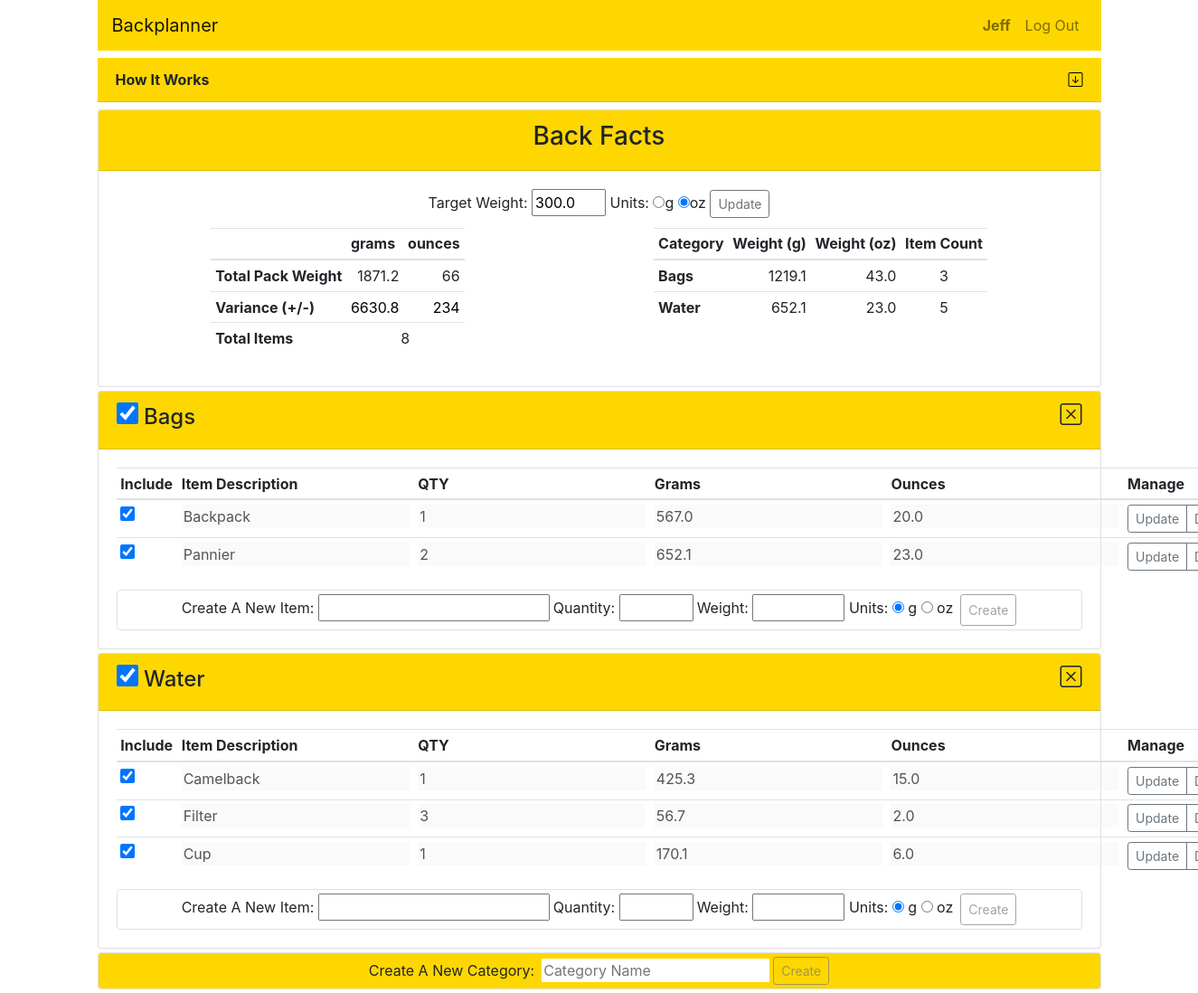
Page / (signed in) on the committed database.
### backplanner/models.py (models this page shows, shortened)
class User(AbstractUser):
    visited = models.BooleanField(default=False)
    weight = models.DecimalField(max_digits=6, decimal_places=1, default=0.0)
    units = models.CharField(max_length=6, default="grams")

class Item(models.Model):
    user = models.ForeignKey(User, on_delete=models.CASCADE)
    created = models.DateTimeField(auto_now_add=True)
    include = models.BooleanField(default=False)
    quantity = models.PositiveIntegerField(default=0)
    category = models.CharField(max_length=20)
    item = models.CharField(max_length=50)
    grams = models.DecimalField(max_digits=5, decimal_places=1, default=0.0)
    ounces = models.DecimalField(max_digits=5, decimal_places=1, default=0.0)

### backplanner/views.py (the view)
# urls.py: path('', views.index, name='index'),
def index(request):
    categories = Item.objects.filter(user=request.user.id).values_list('category', flat=True).distinct()
    items = Item.objects.filter(user=request.user.id)
    categorySubG = Item.objects.filter(user=request.user.id).values('category').annotate(total_g=Sum('grams'))
    categorySubOz = Item.objects.filter(user=request.user.id).values('category').annotate(total_oz=Sum('ounces'))
    categorySubCt = Item.objects.filter(user=request.user.id).values('category').annotate(total_ct=Sum('quantity'))
    return render(request, "index.html", {
        "categories": categories,
        "items": items,
        "grams": categorySubG,
        "ounces": categorySubOz,
        "counts": categorySubCt
    })

### backplanner/templates/index.html (shortened to what this page needs)
{% extends "layout.html" %}
{% block body %}
<div class="card my-2 rounded-0" style="border:none">
    <div class="card-header d-flex justify-content-between rounded-0" style="background-color: gold;">
        <strong>How It Works</strong>
        <a href="#howItWorksCollapse" data-toggle="collapse" role="button" aria-expanded="false" aria-controls="howItWorksCollapse"><i class="bi bi-arrow-{% if user.visited %}down{% else %}up{% endif %}-square" id="howItWorksExpand" style="color:black;"></i></a>
    </div>
        {% if user.is_authenticated %}
</div>
<div class="card">
    <div class="card-header d-flex justify-content-center" style="background-color: gold;">
        <h3>Back Facts</h3>
    </div>
    <div class="card-body">
        <div class="d-flex justify-content-center">
            <form id="packWeight">
                <label for="targetWeight">Target Weight: <input type="text" id="targetWeight" data-value="{{ user.weight }}" placeholder="0" min="0" size="3" value="{{ user.weight }}" autofocus> Units: <input type="radio" name="targetUnits" id="total-grams" value="grams" {% if user.units == "grams" %}checked {% endif %}><label for="grams">g</label> <input type="radio" name="targetUnits" id="total-ounces" value="ounces" {% if user.units == "ounces" %} checked {% endif %}><label for="ounces">oz</label></label>
                <input type="submit" value="Update" id="update-weight" class="btn btn-outline-secondary btn-sm">
            </form>
        </div>
        <div class="d-flex justify-content-around">
            <div>
                <table class="table table-sm table-hover">
                    <thead>
                        <tr>
                            <th scope="col"></th>
                            <th scope="col">grams</th>
                            <th scope="col">ounces</th>
                        </tr>
                    </thead>
                    <tbody>
                        <tr>
                            <th scope="row">Total Pack Weight</th>
                            <td id="total-g" style="text-align: right;">0</td>
                            <td id="total-oz" style="text-align: right;">0</td>
                        </tr>
                        <tr>
                            <th scope="row">Variance (+/-)</th>
                            <td id="var-g" style="text-align: right;">0</td>
                            <td id="var-oz" style="text-align: right;">0</td>
                        </tr>
                        <tr>
                            <th scope="row">Total Items</th>
                            <td id="total-item" colspan="2" style="text-align: center;">0</td>
                        </tr>
                    </tbody>
                </table>
            </div>
            <div>
            <table class="table table-hover table-sm" id="cat-table">
                <thead>
                    <tr>
                        <th scope="col">Category</th>
                        <th scope="col">Weight (g)</th>
                        <th scope="col">Weight (oz)</th>
                        <th scope="col">Item Count</th>
                    </tr>
                </thead>
                <tbody id="category-dash">
                    {% for cats in categories %}
                    <tr class="{{ cats }}">
                        <th scope="row">{{ cats|capfirst }}</th>
                        <td class="dash-grams" style="text-align: right;">
                            {% for g in grams %}
                            {% if g.category == cats %}
                            {{ g.total_g|floatformat:"1" }}
                            {% endif %}
                            {% endfor %}
                        </td>
                        <td class="dash-oz" style="text-align: right;">
                            {% for oz in ounces %}
                            {% if oz.category == cats %}
                            {{ oz.total_oz|floatformat:"1" }}
                            {% endif %}
                            {% endfor %}
                        </td>
                        <td class="dash-count" style="text-align: center;">
                            {% for ct in counts %}
                            {% if ct.category == cats %}
                            {{ ct.total_ct }}
                            {% endif %}
                            {% endfor %}
                        </td>
                    </tr>
                    {% endfor %}
                </tbody>
            </table>
            </div>
        </div>
    </div>
</div>
<div id="categories">
    {% for cats in categories %}
    <div class="category card mt-1" id="{{ cats }}">
        <div class="card-header d-flex justify-content-between" style="background-color: gold;">
            <span class="h4"><input type="checkbox" class="include-{{ cats }}" checked>  {{ cats|capfirst }}</span>
            <i class="bi bi-x-square ml-1 {{ cats }}-cat-delete h4"></i>
        </div>
        <div class="card-body">
            <table class="table table-hover table-sm">
                <thead>
                    <tr>
                        <th>Include</th>
                        <th>Item Description</th>
                        <th>QTY</th>
                        <th>Grams</th>
                        <th>Ounces</th>
                        <th>Manage</th>
                    </tr>
                </thead>
                <tbody class="{{ cats }} tbod">
                    {% for its in items %}
                    {% if its.category == cats %}
                    <tr class="{{ its.item }}">
                        <td>
                            <input type="checkbox" name="include" class="include-item include-{{ its.category }}-{{ its.item }}" checked>
                        </td>
                        <td>
                            <input type="text" name="item" class="items item" value="{{ its.item|capfirst }}" disabled>
                        </td>
                        <td>
                            <input type="number" name="quantity" class="items quantity" value="{{ its.quantity }}" disabled>
                        </td>
                        <td>
                            <input type="number" name="grams" class="items grams" value="{{ its.grams }}" disabled>
                        </td>
                        <td>
                            <input type="number" name="ounces" class="items ounces" value="{{ its.ounces }}" disabled>
                        </td>
                        <td>
                            <div class="btn-group" role="group">
                                <button class="btn btn-outline-secondary btn-sm update-item" type="button">Update</button>
                                <button class="btn btn-outline-secondary btn-sm delete-item" type="button" id="{{ cats }}-{{ its.item }}-delete">Delete</button>
                            </div>
                        </td>
                    </tr>
                    {% endif %}
                    {% endfor %}
                </tbody>
            </table>
            <form class="{{ cats }}-item-generator d-flex justify-content-center p-1 border rounded">
                <div class="mr-1">
                    <span>Create A New Item: </span>
                    <input type="text" name="item" class="{{ cats }}-desc" autofocus>
                </div>
                <div class="mr-1">
                    <span>Quantity: </span>
                    <input type="text" name="quantity" size="3" class="{{ cats }}-qty">
                </div>
                <div class="mr-1">
                    <span>Weight: </span>
                    <input type="text" min="0" size="5" name="weight" class="{{ cats }}-weight">
                    <span>Units: </span>
                    <input type="radio" name="units" id="{{ cats }}-grams" value="grams" checked>
                    <label for="{{ cats }}-grams"> g</label>
                    <input type="radio" name="units" id="{{ cats }}-ounces" value="ounces">
                    <label for="{{ cats }}-ounces"> oz</label>
                </div>
                <input type="submit" value="Create" class="ml-1 btn btn-outline-secondary btn-sm" id="{{ cats }}-item-submit" disabled>
            </form>
        </div>
    </div>
    {% endfor %}
    <div class="border rounded my-1 py-1 d-flex justify-content-center align-items-center" style="background-color:gold" id="category-generator">
        <span>Create A New Category: </span>
        <input type="text" name="create-category" id="create-category" class="ml-2" placeholder="Category Name" style="border: 0;">
        <input type="submit" value="Create" id="category-submit" class="ml-1 btn btn-outline-secondary btn-sm" disabled>
    </div>
</div>
{% endif %}
{% endblock %}

### backplanner/templates/layout.html (shortened to what this page needs)
{% load static %}
<!DOCTYPE html>
<html lang="en">
    <head>
        <link rel="stylesheet" href="https://cdn.jsdelivr.net/npm/bootstrap@4.5.3/dist/css/bootstrap.min.css">
        <link rel="stylesheet" href="https://cdn.jsdelivr.net/npm/bootstrap-icons@1.3.0/font/bootstrap-icons.css">
        <link href="{% static 'backplanner/styles.css' %}" rel="stylesheet">
    </head>
    <body>
        <div class="container">
            <nav class="navbar navbar-expand-lg navbar-light d-flex justify-content-between" style="background-color:gold">
                <a class="navbar-brand" href="{% url 'index' %}">Backplanner</a>
                <div>
                    <ul class="navbar-nav">
                        {% if user.is_authenticated %}
                            <li class="nav-item">
                                <a class="nav-link" href="#"><strong>{{ user|capfirst }}</strong></a>
                            </li>
                            <li class="nav-item">
                                <a class="nav-link" href="{% url 'logout' %}">Log Out</a>
                            </li>
                        {% endif %}
                    </ul>
                </div>
            </nav>
        </div>
        <div class="body container">
            {% block body %}
            {% endblock %}
        </div>
    </body>
</html>

### backplanner/static/backplanner/styles.css (style rules this page uses)
input.items { border: none; }
input[type=checkbox] { height: 1em; width: 1em; }

### rows in the picture
User: username "Jeff", weight "300.0", units "☑"
Item: item "Backpack", quantity "1", grams "567.0", ounces "20.0"
Item: item "Pannier", quantity "2", grams "652.1", ounces "23.0"
Item: item "Camelback", quantity "1", grams "425.3", ounces "15.0"
Item: item "Filter", quantity "3", grams "56.7", ounces "2.0"
Item: item "Cup", quantity "1", grams "170.1", ounces "6.0"

### other values in the picture
{{ cats|capfirst }} "Bags" "Water"
{{ g.total_g|floatformat:"1" }} "1219.1" "652.1"
{{ oz.total_oz|floatformat:"1" }} "43.0" "23.0"
{{ ct.total_ct }} "3" "5"
